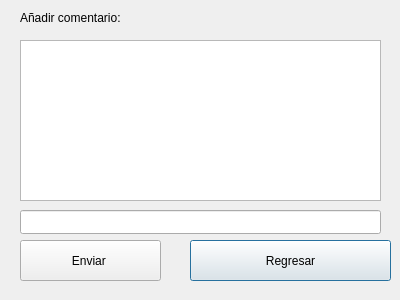
<?xml version="1.0" encoding="UTF-8"?>
<ui version="4.0">
 <class>comentarios</class>
 <widget class="QDialog" name="comentarios">
  <property name="geometry">
   <rect>
    <x>0</x>
    <y>0</y>
    <width>400</width>
    <height>300</height>
   </rect>
  </property>
  <property name="windowTitle">
   <string>Dialog</string>
  </property>
  <widget class="QPushButton" name="pushButton">
   <property name="geometry">
    <rect>
     <x>190</x>
     <y>240</y>
     <width>201</width>
     <height>41</height>
    </rect>
   </property>
   <property name="text">
    <string>Regresar</string>
   </property>
  </widget>
  <widget class="QLabel" name="label">
   <property name="geometry">
    <rect>
     <x>20</x>
     <y>10</y>
     <width>141</width>
     <height>16</height>
    </rect>
   </property>
   <property name="text">
    <string>Añadir comentario:</string>
   </property>
  </widget>
  <widget class="QPushButton" name="EnviarComent">
   <property name="geometry">
    <rect>
     <x>20</x>
     <y>240</y>
     <width>141</width>
     <height>41</height>
    </rect>
   </property>
   <property name="text">
    <string>Enviar </string>
   </property>
  </widget>
  <widget class="QPlainTextEdit" name="ver_com">
   <property name="geometry">
    <rect>
     <x>20</x>
     <y>40</y>
     <width>361</width>
     <height>161</height>
    </rect>
   </property>
  </widget>
  <widget class="QLineEdit" name="escribir_com">
   <property name="geometry">
    <rect>
     <x>20</x>
     <y>210</y>
     <width>361</width>
     <height>24</height>
    </rect>
   </property>
  </widget>
 </widget>
 <resources/>
 <connections/>
</ui>
